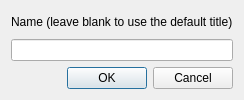
<?xml version="1.0" encoding="UTF-8"?>
<ui version="4.0">
 <class>RenameConversation</class>
 <widget class="QDialog" name="RenameConversation">
  <property name="windowTitle"><string>Rename conversation</string></property>
  <property name="minimumWidth"><number>360</number></property>
  <layout class="QVBoxLayout" name="renameLayout">
   <item>
    <widget class="QLabel" name="renameCaption">
     <property name="text"><string>Name (leave blank to use the default title)</string></property>
    </widget>
   </item>
   <item>
    <widget class="QLineEdit" name="renameEdit"/>
   </item>
   <item>
    <widget class="QDialogButtonBox" name="buttonBox">
     <property name="standardButtons"><set>QDialogButtonBox::Cancel|QDialogButtonBox::Ok</set></property>
    </widget>
   </item>
  </layout>
 </widget>
</ui>
